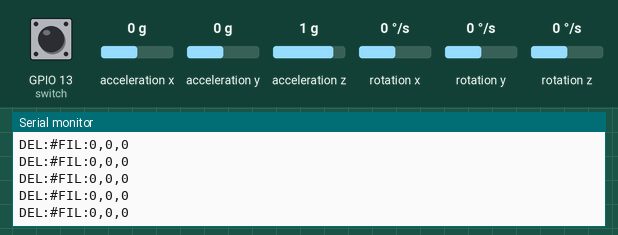
Simulated run of this sketch. Board: ESP32. Parts: the last lines printed to the serial monitor. Wiring (inferred from the names in the program): MPU-9250 motion sensor at I2C address 0x68. Inputs (shaded band) come from the test bench; at power-on: rotation x 0 °/s, acceleration x 0 g, acceleration z 1 g, rotation y 0 °/s, rotation z 0 °/s, GPIO 13 (switch) HIGH, acceleration y 0 g.

Above: at 1.4 s.
1.5 s: rotation x set to -192 °/s
At 2.6 s:
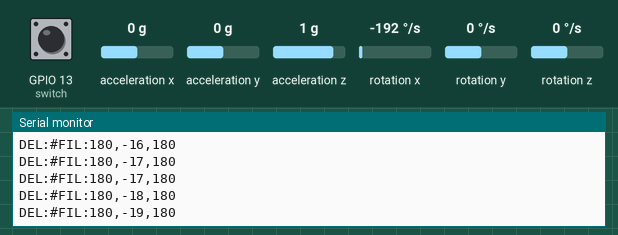
3.0 s: acceleration x set to -0.8 g
At 3.6 s:
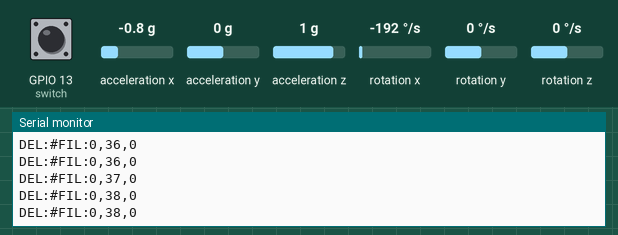
4.5 s: acceleration z set to -1.4 g
At 5.1 s:
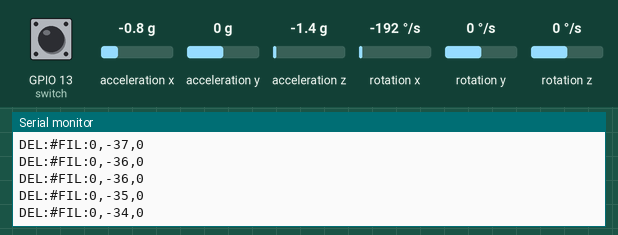
6.0 s: rotation y set to -192 °/s
At 6.8 s:
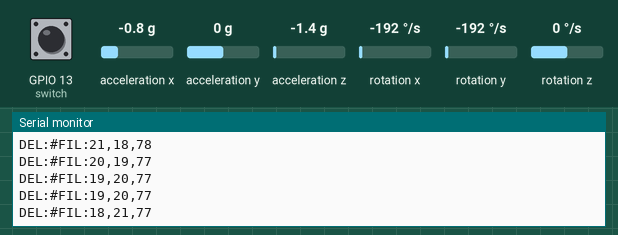
7.5 s: rotation z set to -192 °/s
At 8.2 s:
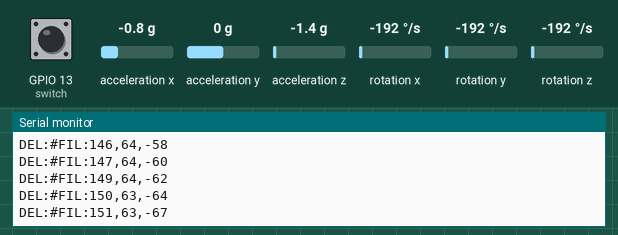
Timing chart, 0 to 9.3 s (numbered marks = the images above; inputs shaded):
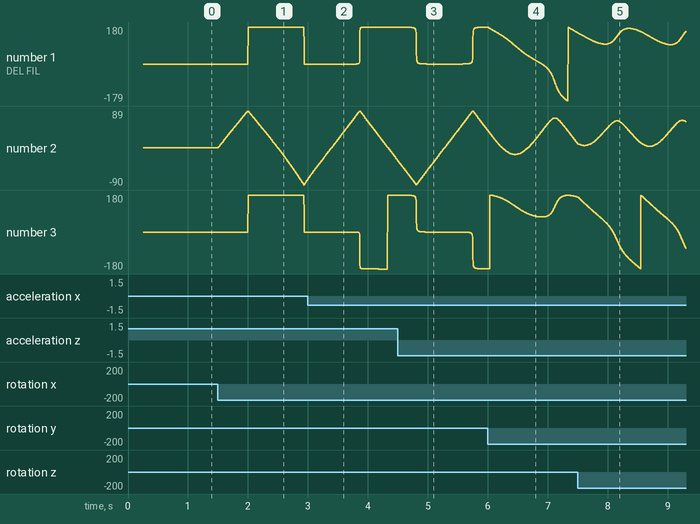

The sketch:

TEENSY4_MPU6050_Attitude_angle.ino
```cpp
/*
 * Teensy4 MPU6050 Attitude angle with complementalyfilter
   * Teensy4
   * i2c speed 1Mhz
   * loop time 1000 us
   *
   * Arduino
   * i2c speed 400kHz
   * loop time 2800 us
   *
   * ESP32
   * i2c speed 400kHz
   * loop time 2200 us

 * PINOUT --------------------------------------
   *    Teensy4 ----- MPU6050
   *        Vin ----- VCC
   *        GND ----- GND
   *      18SDA ----- SDA
   *      19SCL ----- SCL
   *
   *    Arduino ----- MPU6050
   *         5V ----- VCC
   *        GND ----- GND
   *      A4SDA ----- SDA
   *      A5SCL ----- SCL

 * 改訂欄 --------------------------------------
   * Teensy4 に対応しました
   * Arduino Uno　に対応予定
   * ESP32 に 対応予定
   *
   * Sensors.cpp _ Wire.hライブラリを使用選択可能(T4は使用)
   * Sensors.cpp _ 型の追記
   * Sensors.cpp _ 関数i2c_read()の追加
   * Sensors.cpp _ YAW軸ドリフト対策で GYRO common part に applyDeadbandを追加しました　不感帯域を生成できます
   *
   * IMU.cpp _ 型の追記
   * IMU.cpp _ uint16_t → uint32_t 型の変更(previousT,currentT)
   * IMU.cpp _ signed16 * signed16 高速化使用選択可能(T4は不可)
   * type.h _ __attribute__ ((packed))　を追記
   * def.h _ レジスタ操作による定義を一部Arduino言語に書き換えました
   * 不要な構文の削除
   *
   *
   *

 */
```

IMU.cpp
```cpp
#include "Arduino.h"
#include "def.h"
#include "types.h"
#include "Main.h"
#include "IMU.h"
#include "Sensors.h"


void getEstimatedAttitude ();

void computeIMU () {
  uint8_t axis;
  static int16_t gyroADCprevious[3] = {0,0,0};
  static int16_t gyroADCinter[3];

  uint16_t timeInterleave = 0;
  #if ACC
    ACC_getADC ();
    getEstimatedAttitude ();
  #endif
  #if GYRO
    Gyro_getADC ();
  #endif
  for (axis = 0; axis < 3; axis++) gyroADCinter[axis] =  (int16_t)imu.gyroADC[axis];
  timeInterleave = micros();
  annexCode ();
  uint8_t t = 0;
  while((int16_t)(micros() - timeInterleave) < 650) t=1; //2つの連続した読み取り間の経験的なインターリーブ遅延
  #if GYRO
    Gyro_getADC ();
  #endif
  for (axis = 0; axis < 3; axis++) {
    gyroADCinter[axis] =  imu.gyroADC[axis] + gyroADCinter[axis];
    // 経験 現在と以前の値の加重値を取ります
    imu.gyroData[axis] = (int16_t)((int16_t)gyroADCinter[axis] + (int16_t)gyroADCprevious[axis])/3;
    gyroADCprevious[axis] = (int16_t)gyroADCinter[axis]>>1;
    if (!ACC) imu.accADC[axis]=0;
  }
}

// **************************************************
//「相補フィルタ」に基づく簡易IMU
// http://starlino.com/imu_guide.htmlからヒントを得た
// ziss_dmによる修正：http://www.multiwii.com/forum/viewtopic.php?f=8&t=198
//
//このプロジェクトでは以下のアイデアが使用されました。
// 1）回転行列：http://ja.wikipedia.org/wiki/Rotation_matrix
// 2）小角近似：http://ja.wikipedia.org/wiki/Small-angle_approximation
// 3）C. atan2（）のヘイスティングス近似
// 4）最適化のコツ：http://www.hackersdelight.org/
//
//現在磁力計は単独で使用されている別のCFを使用しています
//見出しの近似
// **************************************************

//******  advanced users settings *******************
/* ACCのローパスフィルター係数を設定する
    この値を大きくすると、ACCノイズ（GUIで表示）は減少しますが、ACCの遅延時間は増加します
    フィルターを使用したくない場合は、これをコメントしてください。
    単位= 2のn乗 */
// これはALT HOLD計算にも使用されます。変更しないでください
#ifndef ACC_LPF_FACTOR
  #define ACC_LPF_FACTOR 4 // that means a LPF of 16
#endif

/* ジャイロ/ Acc補完フィルターのジャイロ重量を設定する
    この値を大きくすると、フィルターの出力へのAccの影響が減少および遅延します*/
#ifndef GYR_CMPF_FACTOR
  #define GYR_CMPF_FACTOR 10 //  that means a CMP_FACTOR of 1024 (2^10)
#endif

/* ジャイロ/磁力計補完フィルターのジャイロ重量を設定する
    この値を増やすと、磁力計がフィルターの出力に与える影響を減らし、遅らせることができます*/
#define GYR_CMPFM_FACTOR 8 // that means a CMP_FACTOR of 256 (2^8)


typedef struct  __attribute__ ((packed)) {
  int32_t X,Y,Z;
} t_int32_t_vector_def;

typedef struct __attribute__ ((packed)) {
  uint16_t XL; int16_t X;
  uint16_t YL; int16_t Y;
  uint16_t ZL; int16_t Z;
} t_int16_t_vector_def;

// note: we use implicit first 16 MSB bits 32 -> 16 cast. ie V32.X>>16 = V16.X
typedef union __attribute__ ((packed)) {
  int32_t A32[3];
  t_int32_t_vector_def V32;
  int16_t A16[6];
  t_int16_t_vector_def V16;
} t_int32_t_vector;

//return angle , unit: 1/10 degree
int16_t _atan2 (int32_t y, int32_t x){
  float z = y;
  int16_t a;
  uint8_t c;
  c = abs(y) < abs(x);
  if ( c ) {z = z / x;} else {z = x / z;}
  a = 2046.43 * (z / (3.5714 +  z * z));
  if ( c ){
   if (x<0) {
     if (y<0) a -= 1800;
     else a += 1800;
   }
  } else {
    a = 900 - a;
    if (y<0) a -= 1800;
  }
  return a;
}

float InvSqrt (float x){ //指数関数
  union __attribute__ ((packed)) {
    int32_t i;
    float   f;
  } conv;
  conv.f = x;
  conv.i = 0x5f1ffff9 - (int32_t)(conv.i >> 1);
  return conv.f * (1.68191409f - 0.703952253f * x * conv.f * conv.f);
}

// signed16 * signed16
// 22 cycles
// http://mekonik.wordpress.com/2009/03/18/arduino-avr-gcc-multiplication/
#ifdef PROMINI
  #define MultiS16X16to32(longRes, intIn1, intIn2) \
  asm volatile ( \
  "clr r26 \n\t" \
  "mul %A1, %A2 \n\t" \
  "movw %A0, r0 \n\t" \
  "muls %B1, %B2 \n\t" \
  "movw %C0, r0 \n\t" \
  "mulsu %B2, %A1 \n\t" \
  "sbc %D0, r26 \n\t" \
  "add %B0, r0 \n\t" \
  "adc %C0, r1 \n\t" \
  "adc %D0, r26 \n\t" \
  "mulsu %B1, %A2 \n\t" \
  "sbc %D0, r26 \n\t" \
  "add %B0, r0 \n\t" \
  "adc %C0, r1 \n\t" \
  "adc %D0, r26 \n\t" \
  "clr r1 \n\t" \
  : \
  "=&r" (longRes) \
  : \
  "a" (intIn1), \
  "a" (intIn2) \
  : \
  "r26" \
  )
#endif

int32_t  __attribute__ ((noinline)) mul(int16_t a, int16_t b) {
  int32_t r;
  #ifdef PROMINI
    MultiS16X16to32(r, a, b);
  #else
    r = (int32_t)a*b; //without asm requirement
  #endif
  return r;
}

// ジャイロデータに従って、推定角度ベクトルを小さな角度で回転させます。
void rotateV32 (t_int32_t_vector *v,int16_t* delta) {
  int16_t X = v->V16.X;
  int16_t Y = v->V16.Y;
  int16_t Z = v->V16.Z;

  v->V32.Z -=  mul(delta[ROLL]  ,  X)  + mul(delta[PITCH] , Y);
  v->V32.X +=  mul(delta[ROLL]  ,  Z)  - mul(delta[YAW]   , Y);
  v->V32.Y +=  mul(delta[PITCH] ,  Z)  + mul(delta[YAW]   , X);
}

static int16_t accZ=0;

void getEstimatedAttitude () {
  uint8_t axis;
  int32_t accMag = 0;
  float scale;
  int16_t deltaGyroAngle16[3];
  static t_int32_t_vector EstG = {0,0,(int32_t)ACC_1G<<16};
  static t_int32_t_vector EstM = {0,(int32_t)1<<24,0};
  static uint32_t LPFAcc[3];
  float invG; // 1/|G|
  static int16_t accZoffset = 0;
  int32_t accZ_tmp=0;
  static uint32_t previousT;
  uint32_t currentT = micros();

//単位：ビットあたりのラジアン、さらに乗算するために2 ^ 16でスケーリング
//デルタタイムが3000 usで、ジャイロスケールがほとんどのジャイロで、スケール= 1より少し小さい
  scale = (currentT - previousT) * (GYRO_SCALE * 65536);
  previousT = currentT;

  // 初期化
  for (axis = 0; axis < 3; axis++) {
    // LPF_FACTORが15未満である限り有効
    imu.accSmooth[axis]  = (int16_t)LPFAcc[axis]>>ACC_LPF_FACTOR;
    LPFAcc[axis] += imu.accADC[axis] - imu.accSmooth[axis];
    // 後でaccベクトルの大きさを計算するために使用されます
    accMag += mul(imu.accSmooth[axis] , imu.accSmooth[axis]);
//単位：2 ^ 16でスケーリングされたラジアン
// imu.gyroADC [axis]の長さは14ビット、スケール係数により、deltaGyroAngle16 [axis]の長さは14ビットのままです
    deltaGyroAngle16[axis] = (int16_t)imu.gyroADC[axis] * scale;
  }
//中間の32ビットベクトルをラジアンベクトル（deltaGyroAngle16）で回転させ、2 ^ 16でスケーリングします
//ただし、32ビットベクトルの最初の16 MSBのみが結果の計算に使用されます
// 16 LSBは相補フィルタ部分にのみ使用されるため、この近似値を使用しても問題ありません
  rotateV32(&EstG,deltaGyroAngle16);
  rotateV32(&EstM,deltaGyroAngle16);

//補完フィルターを適用（ジャイロドリフト補正）
//加速度の大きさが> 1.15Gまたは<0.85Gで、ACCが限界範囲外の場合=>角度推定における加速度計の効果を無効にします。
//これを行うには、EstVがすでにジャイロによって回転しているため、フィルターをスキップします
  for (axis = 0; axis < 3; axis++) {
    if ( (int16_t)(0.85*ACC_1G*ACC_1G/256) < (int16_t)(int32_t)(accMag>>8) && (int16_t)(int32_t)(accMag>>8) < (int16_t)(1.15*ACC_1G*ACC_1G/256) )
      EstG.A32[axis] += (int32_t)(int32_t)(imu.accSmooth[axis] - EstG.A16[2*axis+1])<<(16-GYR_CMPF_FACTOR);
    accZ_tmp += mul(imu.accSmooth[axis] , EstG.A16[2*axis+1]);
  }

  if (EstG.V16.Z > ACCZ_25deg)
    f.SMALL_ANGLES_25 = 1;
  else
    f.SMALL_ANGLES_25 = 0;

  // 推定ベクトルの姿勢
  int32_t sqGX_sqGZ = mul(EstG.V16.X,EstG.V16.X) + mul(EstG.V16.Z,EstG.V16.Z);
  invG = InvSqrt(sqGX_sqGZ + mul(EstG.V16.Y,EstG.V16.Y));

  att.angle[ROLL]  = _atan2(EstG.V16.X , EstG.V16.Z);
  att.angle[PITCH] = _atan2(EstG.V16.Y , InvSqrt(sqGX_sqGZ)*sqGX_sqGZ);

  //2番目の用語に注意してください。数学的にはオーバーフローのリスクがあります（16 * 16 * 16 = 48ビット）。 実際の値ではnullとみなされる
  att.heading = _atan2(
    mul(EstM.V16.Z , EstG.V16.X) - mul(EstM.V16.X , EstG.V16.Z),
    (EstM.V16.Y * sqGX_sqGZ  - (mul(EstM.V16.X , EstG.V16.X) + mul(EstM.V16.Z , EstG.V16.Z)) * EstG.V16.Y)*invG );
  att.heading /= 10;

// ACCベクトルをグローバルZに投影し、1Gをサブストラクチャー
//数学：accZ = A * G / | G | -1G
  accZ = accZ_tmp *  invG;
  if (!f.ARMED) {
    accZoffset -= (int16_t)accZoffset>>3;
    accZoffset += accZ;
  }
  accZ -= (int16_t)accZoffset>>3;
}
```

IMU.h
```cpp
#ifndef IMU_H_
#define IMU_H_

void computeIMU (); //姿勢角の算出
int32_t mul(int16_t a, int16_t b);


#endif /* IMU_H_ */
```

Main.cpp
```cpp
/***** Main Program ******/
//#include <avr/io.h> // AVRマイコンIOポート操作レジスタ操作用
#include "Arduino.h"
#include "def.h"
#include "types.h"
#include "Main.h"
#include "IMU.h"
#include "Sensors.h"

uint32_t currentTime = 0;
uint16_t previousTime = 0;
uint16_t cycleTime = 0;     // これは完全なループを達成するためのマイクロ秒単位の数値であり、少し異なる場合があり、PIDループで考慮されます
uint16_t calibratingA = 0;  // キャリブレーションはメインループで行われます。 キャリブレーションは各サイクルで0に減少し、通常モードに入ります。
uint16_t calibratingG;

/****************/
/* gyro+acc IMU */
/****************/
#if defined(TEENSY4)
  int16_t gyroZero[3] = {0,0,0};
#endif

imu_t imu;
att_t att;

flags_struct_t f;
int16_t  i2c_errors_count = 0;

/************************/
/* EEPROMレイアウトの定義 */
/************************/
global_conf_t global_conf;
conf_t conf;

/********************************/
/* Sensors calibration function */
/********************************/
void annexCode () { //このコードは各ループで実行され、650マイクロ秒未満続くと制御ループに干渉しません
  static uint32_t calibratedAccTime;

  if ( (calibratingA > 0 && ACC ) || (calibratingG > 0) ) { // Calibration phasis
    LEDPIN_TOGGLE;
  } else {
    if (f.ACC_CALIBRATED) {LEDPIN_OFF;}
    if (f.ARMED) {LEDPIN_ON;}
  }

  if ( currentTime > calibratedAccTime ) {
    if (! f.SMALL_ANGLES_25) {
      // ドローンはACCを使用しており、キャリブレーションされていないか、傾斜しすぎています
      f.ACC_CALIBRATED = 0;
      LEDPIN_TOGGLE;
      calibratedAccTime = currentTime + 100000;
    } else {
      f.ACC_CALIBRATED = 1;
    }
  }
}

/*********************************************************************************************************************/
/*************************************************** main setup ******************************************************/
/*********************************************************************************************************************/
void setup () {
  Serial.begin(115200);  // シリアルインターフェイスの速度

  initSensors ();        //センサの初期化

  previousTime = micros();
  calibratingG = 512;    // キャリブレーションの開始時にg [軸]をリセットします

  f.SMALL_ANGLES_25 = 1; // ジャイロのみのconfにとって重要
}/**** setup end ****/

/*********************************************************************************************************************/
/*************************************************** main loop *******************************************************/
/*********************************************************************************************************************/
void loop () {
/**** サイクル時間管理 ****/
  while(1) {
    currentTime = micros();
    cycleTime = currentTime - previousTime;
    #if defined(LOOP_TIME)
      if (cycleTime >= LOOP_TIME) break;
    #else
      break;
    #endif
  }

  previousTime = currentTime;

/* tab function */
  computeIMU ();//姿勢角の算出,IMUtab

/* Serial Monitor */
//センサデータ等の確認を行えます．
// Serial.printはloop速度に依存するので注意
  Serial.print(F("DEL:"));//DateGUI
  //Serial.print(F("#ACC:"));//Accelerometer angle
  //Serial.print(imu.accADC[ROLL]);Serial.print(F(","));
  //Serial.print(imu.accADC[PITCH]);Serial.print(F(","));
  //Serial.print(imu.accADC[YAW]);
  //Serial.print(F("#GYR:"));//Gyroscope angle
  //Serial.print(imu.gyroADC[ROLL]);Serial.print(F(","));
  //Serial.print(imu.gyroADC[PITCH]); Serial.print(F(","));
  //Serial.print(imu.gyroADC[YAW]);
  Serial.print(F("#FIL:")); //Filtered angle
  Serial.print(att.angle[ROLL]/10);Serial.print(F(","));//フラッシュメモリの文字列もF()で囲むことで，Serial.print()を使用して出力することができます．
  Serial.print(att.angle[PITCH]/10);Serial.print(F(","));
  Serial.print(att.heading);
  //Serial.print(F(","));Serial.print(cycleTime);
  Serial.println(F("")); //改行
}/**** loop end ****/
```

Main.h
```cpp
#ifndef MAIN_H_
#define MAIN_H_

#include "types.h"

extern uint32_t currentTime;  // 現在時間
extern uint16_t previousTime; // 前時間
extern uint16_t cycleTime;    // loopサイクル時間
extern uint16_t calibratingA; // ACC較正用
extern uint16_t calibratingG; // Gyro較正用 512回の読み取りからオフセット値を決定する

extern int16_t  i2c_errors_count;

extern global_conf_t global_conf;
/*** types ***/
extern imu_t imu;//types
extern att_t att;

extern conf_t conf;
extern flags_struct_t f;

extern int16_t gyroZero[3];
extern int16_t angle[2];

void annexCode();
#endif /* MAIN_H_ */
```

Sensors.h
```cpp
#ifndef SENSORS_H_
#define SENSORS_H_

void ACC_getADC ();     // 加速度
void Gyro_getADC ();    // 角速度
uint8_t Mag_getADC () ; // 磁気

void initSensors ();
void i2c_rep_start (uint8_t address);
void i2c_write (uint8_t data );
void i2c_stop (void);
void i2c_write (uint8_t data );
void i2c_writeReg (uint8_t add, uint8_t reg, uint8_t val);
uint8_t i2c_readReg (uint8_t add, uint8_t reg);
#ifdef USEWIRELIB
  uint8_t i2c_read(uint8_t ack);
#endif
uint8_t i2c_readAck ();
uint8_t i2c_readNak ();
void i2c_read_reg_to_buf (uint8_t add, uint8_t reg, uint8_t *buf, uint8_t size);


#if defined (MPU6050)
  #define ACC_1G 512
#endif

#define ACCZ_25deg   (int16_t)(ACC_1G * 0.90631) // 0.90631 = cos(25deg) （accZ比較のcos（theta））
#define ACC_VelScale (9.80665f / 10000.0f / ACC_1G)

// GYRO SCALE: 最後の2ビットを無視し、rad/s に変換します
#if defined (MPU6050)
  #define GYRO_SCALE (4 / 16.4 * PI / 180.0 / 1000000.0) //16.4 LSB = 1 deg/s
#endif


#endif /* SENSORS_H_ */
```

def.h
```cpp
#ifndef DEF_H_
#define DEF_H_

/**************************************************************************************/
/* プロセッサ固有の定義 */ // ボード選択によって変更可
/**************************************************************************************/
#if defined(__AVR_ATmega328P__)
  #define PROMINI
#endif

#if defined(__IMXRT1062__)
  #define TEENSY4
#endif

/* atmega328P (Promini) **************************************************************/
#if defined(PROMINI)
  #define LEDPIN_PINMODE             pinMode (13, OUTPUT);              // Arduino pin 13
  #define LEDPIN_TOGGLE              digitalWrite(13,!digitalRead(13)); // switch LEDPIN state (digital PIN 13)
  #define LEDPIN_OFF                 digitalWrite(13,HIGH);
  #define LEDPIN_ON                  digitalWrite(13,LOW);
  #define POWERPIN_PINMODE           ;
  #define POWERPIN_ON                ;
  #define POWERPIN_OFF               ;
  #define I2C_PULLUPS_ENABLE         PORTC |= 1<<4; PORTC |= 1<<5;       /*レジスタ操作によるピン割り当て*/ // PIN A4&A5 (SDA&SCL)
  #define I2C_PULLUPS_DISABLE        PORTC &= ~(1<<4); PORTC &= ~(1<<5);

  #define USE
  #define LOOP_TIME 2800             // 2800us
  #define I2C_SPEED 400000L          // 400kHz fast mode
#endif
/* IMXRT1062 (Teensy4) **************************************************************/
#if defined(TEENSY4)
  #define LEDPIN_PINMODE             pinMode (13, OUTPUT);
  #define LEDPIN_TOGGLE              digitalWrite(13,!digitalRead(13)); // switch LEDPIN state
  #define LEDPIN_OFF                 digitalWrite(13,HIGH);
  #define LEDPIN_ON                  digitalWrite(13,LOW);
  #define POWERPIN_PINMODE           ;
  #define POWERPIN_ON                ;
  #define POWERPIN_OFF               ;
  #define I2C_PULLUPS_ENABLE         I2C_PULLUP_INT
  #define I2C_PULLUPS_DISABLE        I2C_PULLUP_EXT

  #define USEWIRELIB //Sensors.cpp で　wire.hを使用する
  #define LOOP_TIME 1000             // 1000us  T4 only
  #define I2C_SPEED 1000000L         // 1MHz T4 only
#endif

/* ESP32 (ESP32) **************************************************************/
#if defined(ESP32)
  #define LEDPIN_PINMODE             pinMode (13, OUTPUT);
  #define LEDPIN_TOGGLE              digitalWrite(13,!digitalRead(13)); // switch LEDPIN state
  #define LEDPIN_OFF                 digitalWrite(13,HIGH);
  #define LEDPIN_ON                  digitalWrite(13,LOW);
  #define POWERPIN_PINMODE           ;
  #define POWERPIN_ON                ;
  #define POWERPIN_OFF               ;
  #define I2C_PULLUPS_ENABLE         pinMode (21, INPUT_PULLUP);pinMode (22, INPUT_PULLUP);
  #define I2C_PULLUPS_DISABLE        pinMode (21, INPUT);       pinMode (22, INPUT);

  #define USEWIRELIB //Sensors.cpp で　wire.hを使用する
  #define LOOP_TIME 2200             // 1000us  T4 only
  #define I2C_SPEED 400000L         // 1MHz T4 only
#endif
/**************************************************************************************/
/* IMUの向きとセンサーの定義 */
/**************************************************************************************/
#define MPU6050 // acc + gyro

#if defined(MPU6050)
  #define MPU6050
  #define ACC_ORIENTATION(X, Y, Z)  {imu.accADC[ROLL]  = -X; imu.accADC[PITCH]  = -Y; imu.accADC[YAW]  =  Z;}
  #define GYRO_ORIENTATION(X, Y, Z) {imu.gyroADC[ROLL] =  Y; imu.gyroADC[PITCH] = -X; imu.gyroADC[YAW] = -Z;}
  #undef  INTERNAL_I2C_PULLUPS//Sensors
#endif

/**************************************************************************************/
/* センサータイプの定義 */
/**************************************************************************************/

#if defined(MPU6050)
  #define ACC 1
#else
  #define ACC 0
#endif

#if defined(MPU6050)
  #define GYRO 1
#else
  #define GYRO 0
#endif


#endif /* DEF_H_ */
```

types.h
```cpp
#ifndef TYPES_H_
#define TYPES_H_

enum rc {
  ROLL,  // FRONT REAR
  PITCH, // LEFT RIGHT
  YAW
};

typedef struct  __attribute__ ((packed)) {
  int16_t  accSmooth[3];
  int16_t  gyroData[3];
  int16_t  magADC[3];
  int16_t  gyroADC[3];
  int16_t  accADC[3];
} imu_t;

typedef struct  __attribute__ ((packed)) {
  int16_t angle[2]; // 0.1度の倍数の絶対角度傾斜    180 deg = 1800
  int16_t heading;
} att_t;

typedef struct  __attribute__ ((packed)) {
  uint8_t ARMED :1 ;
  uint8_t ACC_CALIBRATED :1 ;
  uint8_t SMALL_ANGLES_25 :1 ;
} flags_struct_t;


typedef struct  __attribute__ ((packed)) {
  int16_t  accZero[3];
} global_conf_t;

typedef struct  __attribute__ ((packed)) {
  int16_t angleTrim[2];
} conf_t;


#endif /* TYPES_H_ */
```

Source omitted: Sensors.cpp (10416 bytes)

Measured:
- after the input at 1.5 s, the serial monitor: prints a new line at once (image 1)
- plotted number 2: 0 → -76 after the input at 1.5 s
